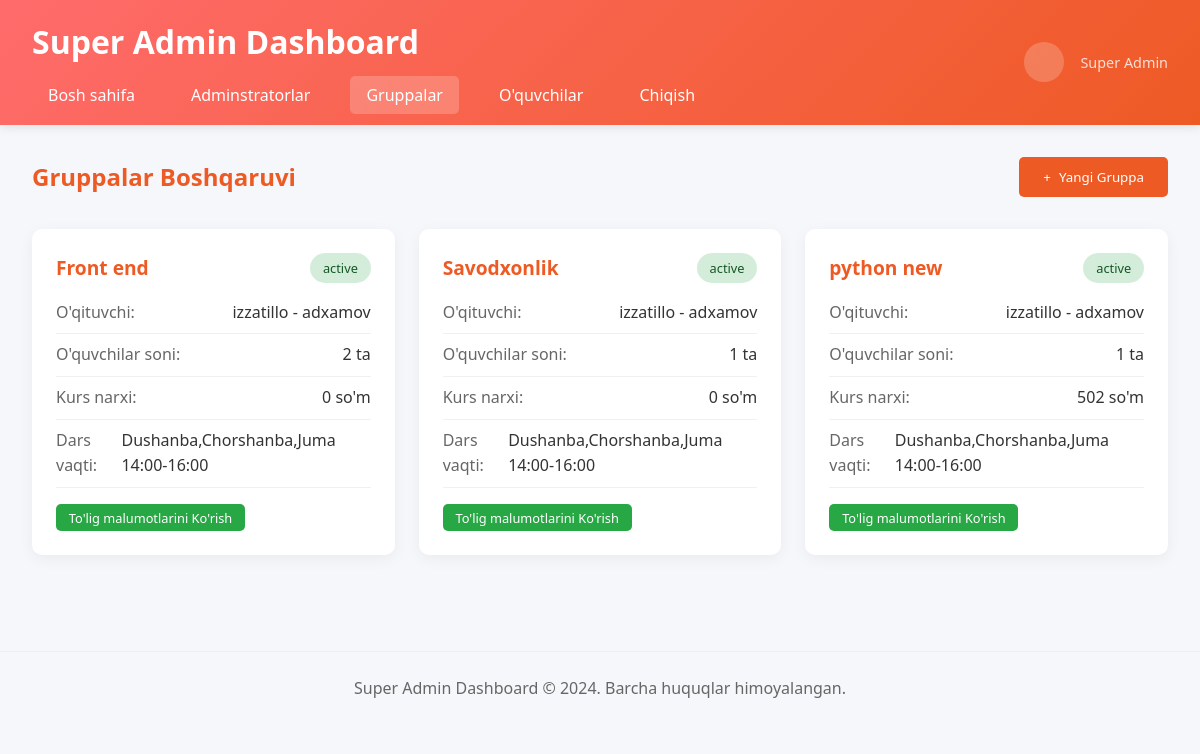
The app's page /super-admin/super-admin/gruppalar/, older data.
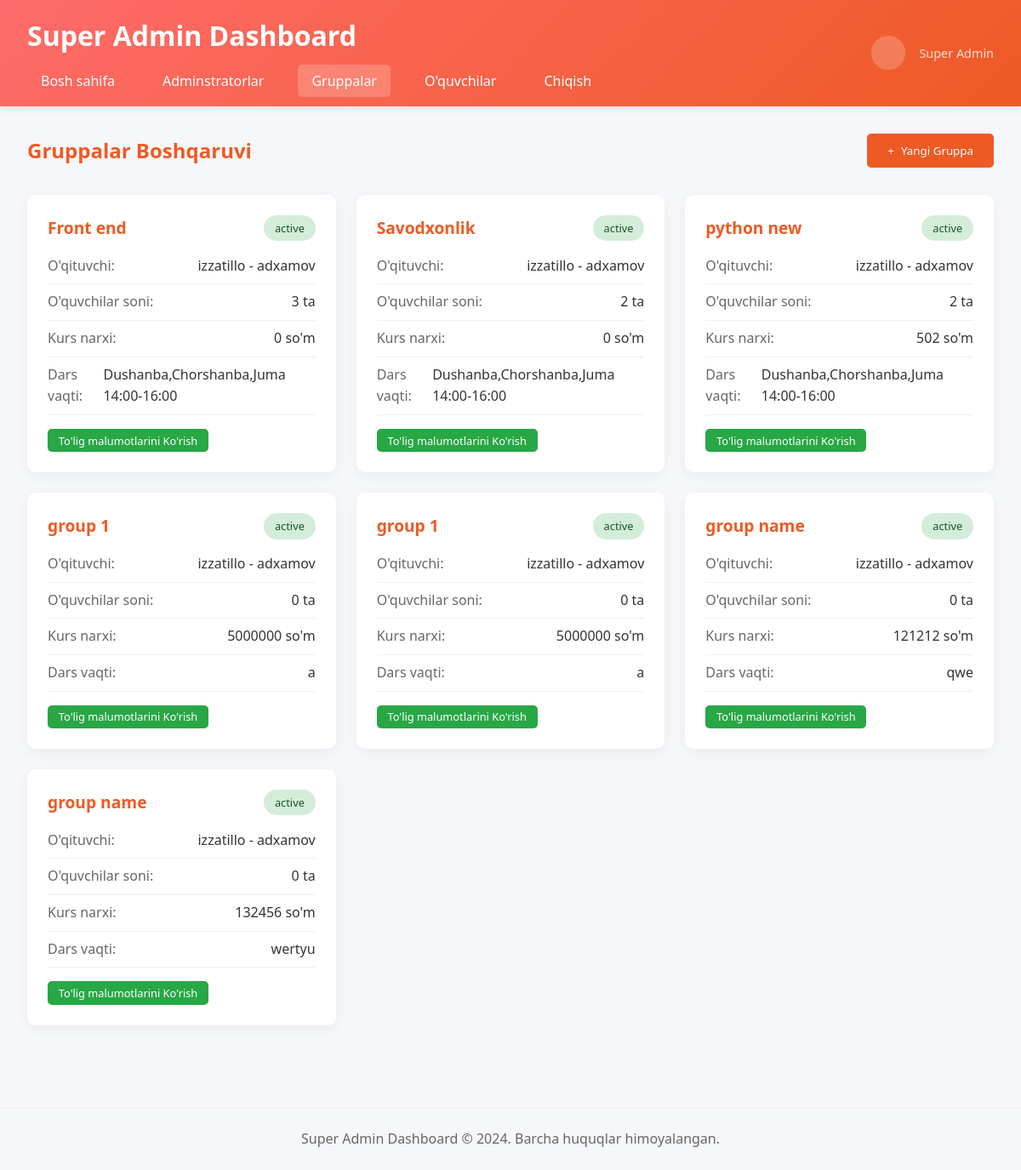
The same page, newer data.
### groups/models.py (models this page shows)
class Groups(models.Model):
    class Status(models.TextChoices):
        ACTIVE = "active", "Faol"
        INACTIVE = "inactive", "Tugagan"
    title = models.CharField(max_length=50)
    teacher = models.ForeignKey(Teachers,on_delete=models.DO_NOTHING)
    group_price = models.IntegerField(default=0)
    status = models.CharField(
        max_length=30,
        choices=Status.choices,
        default=Status.ACTIVE,
    )
    hwo_created = models.CharField(max_length=100,default='admin')
    group_time = models.CharField(default="Dushanba,Chorshanba,Juma 14:00-16:00")
    created_at = models.DateTimeField(default=timezone.now)

### teachers/models.py (models this page shows, shortened)
class Teachers(models.Model):
    username = models.CharField(max_length=100, unique=True)
    password = models.CharField(max_length=128)  # Hash uchun kattaroq maydon
    first_name = models.CharField(max_length=100)
    last_name = models.CharField(max_length=100)
    direction = models.CharField(max_length=100)
    phone_number = models.CharField(max_length=30)
    role = models.CharField(max_length=50, default="teacher")
    created_at = models.DateTimeField(default=timezone.now)
    def __str__(self):
        return f"{self.first_name} - {self.last_name}"

### admin_users/views.py (the view, shortened to what this page needs)
# urls.py: path('super-admin/gruppalar/', views.gruppalar, name='gruppalar'),
def gruppalar(request):
    groups = Group.objects.all()
    teachers = Teachers.objects.all()
    context = {
        'groups': groups,
        'teachers': teachers
    }
    return render(request, 'super_admin/gruppalar.html', context)

### templates/super_admin/gruppalar.html (shortened to what this page needs)
{% load static %}
<!DOCTYPE html>
<html lang="uz">
<head>
</head>
<body>
    <header>
        <div class="header-content">
            <div>
                <h1>Super Admin Dashboard</h1>
                <nav>
                    <ul>
                        <li><a href="{% url 'super_admin_dashboard' %}">Bosh sahifa</a></li>
                        <li><a href="{% url 'adminstratorlar' %}">Adminstratorlar</a></li>
                        <li><a href="{% url 'gruppalar' %}" class="active">Gruppalar</a></li>
                        <li><a href="{% url 'oquvchilar' %}">O'quvchilar</a></li>
                        <li><a href="{% url 'logout' %}">Chiqish</a></li>
                    </ul>
                </nav>
            </div>
            <div class="user-info">
                <div class="user-avatar">
                </div>
                <div>
                    <div style="font-size: 0.9rem; opacity: 0.8;">Super Admin</div>
                </div>
            </div>
        </div>
    </header>
    <main>
        <div class="page-header">
            <h2 class="page-title">Gruppalar Boshqaruvi</h2>
            <button class="btn" onclick="openModal()">
                <span>+</span> Yangi Gruppa
            </button>
        </div>
        <div class="cards-grid">
            {% for group in groups %}
                <div class="group-card">
                    <div class="group-header">
                        <div class="group-name">{{group.title}}</div>
                        <span class="group-status">{{group.status}}</span>
                    </div>
                    <div class="group-info">
                        <div class="info-item">
                            <span class="info-label">O'qituvchi:</span>
                            <span>{{group.teacher}}</span>
                        </div>
                        <div class="info-item">
                            <span class="info-label">O'quvchilar soni:</span>
                            <span>{{ group.students.count }} ta</span>
                        </div>
                        <div class="info-item">
                            <span class="info-label">Kurs narxi:</span>
                            <span>{{group.group_price}} so'm</span>
                        </div>
                        <div class="info-item">
                            <span class="info-label">Dars vaqti:</span>
                            <span>{{group.group_time}}</span>
                        </div>
                    </div>
                    <div class="group-actions">
                        <a href="{% url 'group_detail' group.id %}">
                            <button class="btn btn-sm btn-view">To'lig malumotlarini Ko'rish</button>
                        </a>
                    </div>
                </div>
            {% endfor %}
        </div>
    </main>
    <footer>
        <p>Super Admin Dashboard &copy; 2024. Barcha huquqlar himoyalangan.</p>
    </footer>
</body>
</html>

### templates/super_admin/gruppalar.html (style rules this page uses)
* { margin: 0; padding: 0; box-sizing: border-box; font-family: 'Segoe UI', Tahoma, Geneva, Verdana, sans-serif; }
body { background-color: #f5f7fa; color: #333; line-height: 1.6; }
header { background: linear-gradient(135deg, #ff6b6b 0%, #ee5a24 100%); color: white; padding: 1rem 2rem; box-shadow: 0 2px 10px rgba(0,0,0,0.1); }
.header-content { display: flex; justify-content: space-between; align-items: center; }
.user-info { display: flex; align-items: center; gap: 1rem; }
.user-avatar { width: 40px; height: 40px; background: rgba(255,255,255,0.2); border-radius: 50%; display: flex; align-items: center; justify-content: center; font-weight: bold; }
nav ul { display: flex; list-style: none; gap: 1.5rem; margin-top: 1rem; }
nav a { color: white; text-decoration: none; padding: 0.5rem 1rem; border-radius: 5px; transition: background-color 0.3s; }
nav a:hover, nav a.active { background-color: rgba(255,255,255,0.2); }
main { padding: 2rem; max-width: 1400px; margin: 0 auto; }
.page-header { display: flex; justify-content: space-between; align-items: center; margin-bottom: 2rem; }
.page-title { color: #ee5a24; }
.btn { padding: 0.7rem 1.5rem; background: #ee5a24; color: white; text-decoration: none; border-radius: 5px; border: none; cursor: pointer; transition: background 0.3s; display: inline-flex; align-items: center; gap: 0.5rem; }
.cards-grid { display: grid; grid-template-columns: repeat(auto-fit, minmax(350px, 1fr)); gap: 1.5rem; margin-bottom: 2rem; }
.group-card { background: white; border-radius: 10px; padding: 1.5rem; box-shadow: 0 4px 15px rgba(0,0,0,0.05); transition: transform 0.3s; }
.group-header { display: flex; justify-content: space-between; align-items: flex-start; margin-bottom: 1rem; }
.group-name { font-size: 1.2rem; font-weight: 600; color: #ee5a24; }
.group-status { background: #d4edda; color: #155724; padding: 0.3rem 0.8rem; border-radius: 20px; font-size: 0.8rem; }
.group-info { margin-bottom: 1rem; }
.info-item { display: flex; justify-content: space-between; margin-bottom: 0.5rem; padding-bottom: 0.5rem; border-bottom: 1px solid #f0f0f0; }
.info-label { color: #666; }
.group-actions { display: flex; gap: 0.5rem; margin-top: 1rem; }
.btn-sm { padding: 0.3rem 0.8rem; font-size: 0.8rem; flex: 1; }
.btn-view { background: #28a745; }
footer { text-align: center; padding: 1.5rem; color: #666; border-top: 1px solid #eee; margin-top: 2rem; }

Row changes from the older to the newer data that the page shows:
computed for Groups "Front end": students.count "2" → "3"
changed Groups "Savodxonlik": students.count "1" → "2"
computed for Groups "python new": students.count "1" → "2"
added Groups: title "group 1", status "active", teacher "izzatillo - adxamov", students.count "0", group_price "5000000", group_time "a"
added Groups: title "group 1", status "active", teacher "izzatillo - adxamov", students.count "0", group_price "5000000", group_time "a"
added Groups: title "group name", status "active", teacher "izzatillo - adxamov", students.count "0", group_price "121212", group_time "qwe"
added Groups: title "group name", status "active", teacher "izzatillo - adxamov", students.count "0", group_price "132456", group_time "wertyu"
